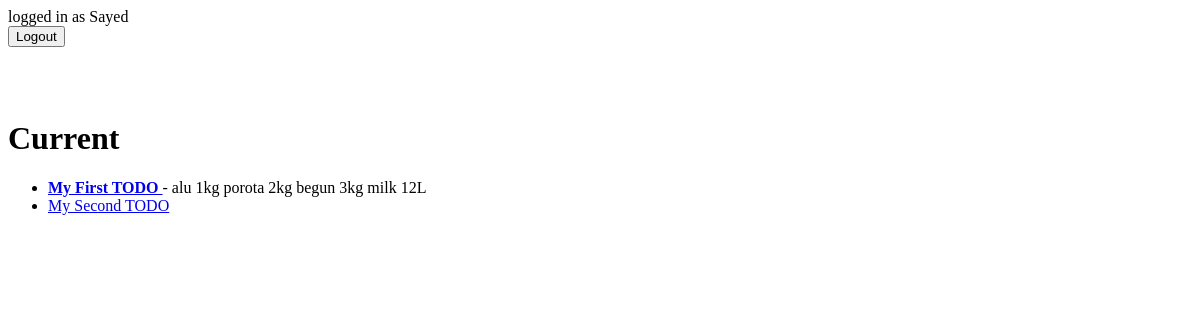
The page /currenttodos/ (signed in) on the database as committed earlier.
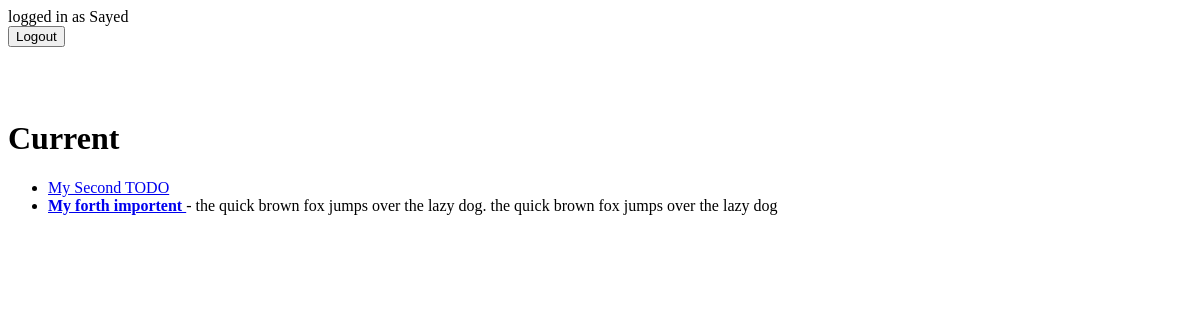
The same page on the database as committed later.
### todo/models.py (models this page shows)
class Todo(models.Model):
    title = models.CharField(max_length = 100)
    memo = models.TextField(blank = True)
    created = models.DateTimeField(auto_now_add = True)
    dateCompleted = models.DateTimeField(null = True, blank = True)
    importent = models.BooleanField(default = False)
    user = models.ForeignKey(User, on_delete = models.CASCADE)
    def __str__(self):
        return self.title

### todo/views.py (the view)
# urls.py: path('currenttodos/', views.currenttodos, name = 'currenttodos'),
def currenttodos(request):
    todos = Todo.objects.filter(user = request.user, dateCompleted__isnull = True )
    return render(request, 'todo/currenttodos.html', {'todos' : todos})

### todo/templates/todo/currenttodos.html
{% extends "todo/base.html" %}
{% block content %}
<h1>Current</h1>
<ul>
    {% for todo in todos %}
        <li>
            <a href="{% url 'todoView' todo.id %}">
                {% if todo.importent %} <b> {% endif %}
                {{ todo }}
                {% if todo.importent %} </b> {% endif %}
            </a>
            {% if todo.memo %} - {{ todo.memo }} {% endif %}
        </li>
    {% endfor %}
</ul>
{% endblock %}

Rows that differ between the two databases and show on the page:
no longer on this page (row edited): Todo: title "My First TODO", memo "alu 1kg porota 2kg begun 3kg milk 12L"
added Todo: title "My forth importent", memo "the quick brown fox jumps over the lazy dog. the quick brown fox jumps over the lazy dog"
